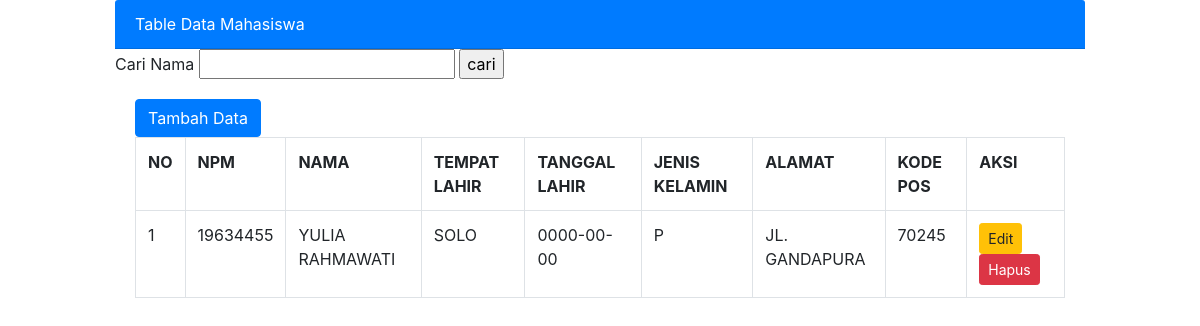
Page /data_mahasiswa.php?s=YULIA RAHMAWATI on the committed database.
### tables this page shows
CREATE TABLE `tblmhs` (
  `npm` varchar(8) NOT NULL,
  `nama` varchar(100) NOT NULL,
  `tempat_lahir` varchar(50) NOT NULL,
  `tanggal_lahir` date NOT NULL,
  `jenis_kelamin` enum('L','P') NOT NULL,
  `alamat` text NOT NULL,
  `kodepos` varchar(5) NOT NULL
);

### data_mahasiswa.php (the view, shortened to what this page needs)
<!DOCTYPE html>
<html lang="en">
<head>
    <link rel="stylesheet" href="css/bootstrap.css">
</head>
<body>
    <div class="container col-md-10">
    <div class="card-header bg-primary text-white">
        Table Data Mahasiswa
    </div>
    <form method="GET" action="">
        Cari Nama <input type="text" name="s">
        <input type="submit" value="cari">
    </form>
        <div class="card-body">
            <a href="index.php" class="btn btn-primary">Tambah Data</a>
            <table class="table table-bordered">
                <tr>
                    <th>NO</th>
                    <th>NPM</th>
                    <th>NAMA</th>
                    <th>TEMPAT LAHIR</th>
                    <th>TANGGAL LAHIR</th>
                    <th>JENIS KELAMIN</th>
                    <th>ALAMAT</th>
                    <th>KODE POS</th>
                    <th>AKSI</th>
                </tr>
            <?php
                include "koneksi.php";
                $no = 1;
                if (isset($_GET['s']))
                {
                    $NAMA = $_GET['s'];
                    $tampil = mysqli_query($koneksi, "SELECT * FROM tblmhs WHERE NAMA LIKE '%$NAMA'");
                }else
                $tampil = mysqli_query($koneksi, "SELECT * FROM tblmhs");
                while ($data = mysqli_fetch_array($tampil))
                {
            ?>
            <tr>
                    <td><?php echo $no++;?> </td>
                    <td><?php echo $data ['npm']?></td>
                    <td><?php echo $data ['nama']?></td>
                    <td><?php echo $data ['tempat_lahir']?></td>
                    <td><?php echo $data ['tanggal_lahir']?></td>
                    <td><?php echo $data ['jenis_kelamin']?></td>
                    <td><?php echo $data ['alamat']?></td>
                    <td><?php echo $data ['kodepos']?></td>
            <td>
                    <a href="edit_data.php?npm=<?php echo $data['npm'];?>" class="btn btn-sm btn-warning">Edit</a>
                    <a href="hapus_data.php?npm=<?php echo $data['npm'];?>" class="btn btn-sm btn-danger">Hapus</a>
            </td>
            </tr>
            <?php } ?>
            </table>
        </div>
    </body>
</html>

### rows in the picture
tblmhs: npm "19634455", nama "YULIA RAHMAWATI", tempat_lahir "SOLO", tanggal_lahir "0000-00-00", jenis_kelamin "P", alamat "JL. GANDAPURA", kodepos "70245"
